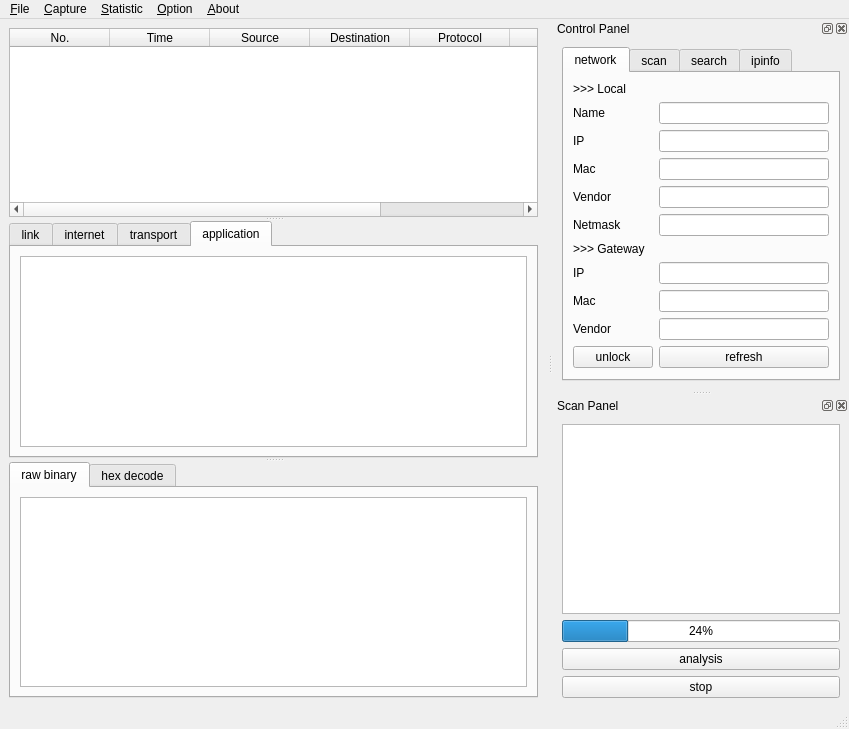
<?xml version="1.0" encoding="UTF-8"?>
<ui version="4.0">
 <class>MainWindow</class>
 <widget class="QMainWindow" name="MainWindow">
  <property name="geometry">
   <rect>
    <x>0</x>
    <y>0</y>
    <width>849</width>
    <height>729</height>
   </rect>
  </property>
  <property name="windowTitle">
   <string>MainWindow</string>
  </property>
  <widget class="QWidget" name="centralwidget">
   <layout class="QHBoxLayout" name="horizontalLayout_8">
    <item>
     <widget class="QSplitter" name="splitter">
      <property name="orientation">
       <enum>Qt::Vertical</enum>
      </property>
      <widget class="QTableWidget" name="conciseInfoTable">
       <property name="showGrid">
        <bool>false</bool>
       </property>
       <column>
        <property name="text">
         <string>No.</string>
        </property>
       </column>
       <column>
        <property name="text">
         <string>Time</string>
        </property>
       </column>
       <column>
        <property name="text">
         <string>Source</string>
        </property>
       </column>
       <column>
        <property name="text">
         <string>Destination</string>
        </property>
       </column>
       <column>
        <property name="text">
         <string>Protocol</string>
        </property>
       </column>
       <column>
        <property name="text">
         <string>Length</string>
        </property>
       </column>
       <column>
        <property name="text">
         <string>Info</string>
        </property>
       </column>
      </widget>
      <widget class="QTabWidget" name="verboseInfoTab">
       <property name="currentIndex">
        <number>3</number>
       </property>
       <widget class="QWidget" name="linkTab">
        <attribute name="title">
         <string>link</string>
        </attribute>
        <layout class="QVBoxLayout" name="verticalLayout_7">
         <item>
          <widget class="QPlainTextEdit" name="linkTextEdit"/>
         </item>
        </layout>
       </widget>
       <widget class="QWidget" name="interTab">
        <attribute name="title">
         <string>internet</string>
        </attribute>
        <layout class="QVBoxLayout" name="verticalLayout_6">
         <item>
          <widget class="QPlainTextEdit" name="interTextEdit"/>
         </item>
        </layout>
       </widget>
       <widget class="QWidget" name="transTab">
        <attribute name="title">
         <string>transport</string>
        </attribute>
        <layout class="QVBoxLayout" name="verticalLayout_5">
         <item>
          <widget class="QPlainTextEdit" name="TransTextEdit"/>
         </item>
        </layout>
       </widget>
       <widget class="QWidget" name="appTab">
        <attribute name="title">
         <string>application</string>
        </attribute>
        <layout class="QVBoxLayout" name="verticalLayout_4">
         <item>
          <widget class="QPlainTextEdit" name="appTextEdit"/>
         </item>
        </layout>
       </widget>
      </widget>
      <widget class="QTabWidget" name="decodeInfoTab">
       <property name="currentIndex">
        <number>0</number>
       </property>
       <widget class="QWidget" name="rawTab">
        <attribute name="title">
         <string>raw binary</string>
        </attribute>
        <layout class="QVBoxLayout" name="verticalLayout_8">
         <item>
          <widget class="QPlainTextEdit" name="rawTextEdit"/>
         </item>
        </layout>
       </widget>
       <widget class="QWidget" name="hexTab">
        <attribute name="title">
         <string>hex decode</string>
        </attribute>
        <layout class="QVBoxLayout" name="verticalLayout_9">
         <item>
          <widget class="QPlainTextEdit" name="hexTextEdit"/>
         </item>
        </layout>
       </widget>
      </widget>
     </widget>
    </item>
   </layout>
  </widget>
  <widget class="QMenuBar" name="menubar">
   <property name="geometry">
    <rect>
     <x>0</x>
     <y>0</y>
     <width>849</width>
     <height>26</height>
    </rect>
   </property>
   <widget class="QMenu" name="menu_File">
    <property name="title">
     <string>&amp;File</string>
    </property>
    <widget class="QMenu" name="menu_export">
     <property name="title">
      <string>&amp;export</string>
     </property>
     <widget class="QMenu" name="menuNetwork_info">
      <property name="title">
       <string>&amp;network info</string>
      </property>
      <addaction name="actionExportCSV"/>
      <addaction name="actionExportJSON"/>
      <addaction name="actionExportPlain"/>
     </widget>
     <widget class="QMenu" name="menuLAN_info">
      <property name="title">
       <string>&amp;LAN info</string>
      </property>
      <addaction name="actionLANCSV"/>
      <addaction name="actionLANJSON"/>
      <addaction name="actionLANPlain"/>
     </widget>
     <widget class="QMenu" name="menuPackets_info">
      <property name="title">
       <string>&amp;packets info</string>
      </property>
      <addaction name="actionPktCSV"/>
      <addaction name="actionPktJSON"/>
      <addaction name="actionPktPlain"/>
     </widget>
     <addaction name="menuNetwork_info"/>
     <addaction name="menuLAN_info"/>
     <addaction name="menuPackets_info"/>
    </widget>
    <addaction name="action_Save"/>
    <addaction name="action_Open"/>
    <addaction name="separator"/>
    <addaction name="menu_export"/>
    <addaction name="separator"/>
    <addaction name="action_close"/>
   </widget>
   <widget class="QMenu" name="menu_Capture">
    <property name="title">
     <string>&amp;Capture</string>
    </property>
    <addaction name="action_Start"/>
    <addaction name="separator"/>
    <addaction name="action_Stop"/>
    <addaction name="separator"/>
    <addaction name="action_Restart"/>
   </widget>
   <widget class="QMenu" name="menu_Statistic">
    <property name="title">
     <string>&amp;Statistic</string>
    </property>
    <widget class="QMenu" name="menu_protocol">
     <property name="title">
      <string>&amp;protocol</string>
     </property>
     <addaction name="action_ProBar"/>
     <addaction name="action_ProHbar"/>
     <addaction name="action_ProPie"/>
    </widget>
    <widget class="QMenu" name="menu_length">
     <property name="title">
      <string>&amp;length</string>
     </property>
     <addaction name="action_LenBar"/>
     <addaction name="action_LenHbar"/>
     <addaction name="action_LenPie"/>
    </widget>
    <widget class="QMenu" name="menu_time">
     <property name="title">
      <string>&amp;time</string>
     </property>
     <addaction name="action_TimeBar"/>
     <addaction name="action_TimeHbar"/>
     <addaction name="action_TimePie"/>
    </widget>
    <addaction name="menu_protocol"/>
    <addaction name="menu_length"/>
    <addaction name="menu_time"/>
   </widget>
   <widget class="QMenu" name="menu_Option">
    <property name="title">
     <string>&amp;Option</string>
    </property>
    <addaction name="separator"/>
    <addaction name="action_Filter"/>
    <addaction name="separator"/>
   </widget>
   <widget class="QMenu" name="menu_About">
    <property name="title">
     <string>&amp;About</string>
    </property>
    <addaction name="action_Help"/>
    <addaction name="separator"/>
    <addaction name="action_Author"/>
    <addaction name="separator"/>
    <addaction name="action_Rank"/>
   </widget>
   <addaction name="menu_File"/>
   <addaction name="menu_Capture"/>
   <addaction name="menu_Statistic"/>
   <addaction name="menu_Option"/>
   <addaction name="menu_About"/>
  </widget>
  <widget class="QStatusBar" name="statusbar"/>
  <widget class="QDockWidget" name="controlDock">
   <property name="enabled">
    <bool>true</bool>
   </property>
   <property name="floating">
    <bool>false</bool>
   </property>
   <property name="windowTitle">
    <string>Control Panel</string>
   </property>
   <attribute name="dockWidgetArea">
    <number>2</number>
   </attribute>
   <widget class="QWidget" name="controlDockContents">
    <layout class="QHBoxLayout" name="horizontalLayout_2">
     <item>
      <widget class="QTabWidget" name="controlTabManage">
       <property name="currentIndex">
        <number>0</number>
       </property>
       <property name="tabBarAutoHide">
        <bool>false</bool>
       </property>
       <widget class="QWidget" name="networkTab">
        <attribute name="title">
         <string>network</string>
        </attribute>
        <layout class="QFormLayout" name="formLayout">
         <item row="1" column="0">
          <widget class="QLabel" name="nameLabel">
           <property name="text">
            <string>Name</string>
           </property>
          </widget>
         </item>
         <item row="1" column="1">
          <widget class="QLineEdit" name="nameLineEdit"/>
         </item>
         <item row="2" column="0">
          <widget class="QLabel" name="ipLabel">
           <property name="text">
            <string>IP</string>
           </property>
          </widget>
         </item>
         <item row="2" column="1">
          <widget class="QLineEdit" name="ipLineEdit"/>
         </item>
         <item row="3" column="0">
          <widget class="QLabel" name="macLabel">
           <property name="text">
            <string>Mac</string>
           </property>
          </widget>
         </item>
         <item row="3" column="1">
          <widget class="QLineEdit" name="macLineEdit"/>
         </item>
         <item row="4" column="0">
          <widget class="QLabel" name="vendorLabel">
           <property name="text">
            <string>Vendor</string>
           </property>
          </widget>
         </item>
         <item row="4" column="1">
          <widget class="QLineEdit" name="vendorLineEdit"/>
         </item>
         <item row="5" column="0">
          <widget class="QLabel" name="netmaskLabel">
           <property name="text">
            <string>Netmask</string>
           </property>
          </widget>
         </item>
         <item row="5" column="1">
          <widget class="QLineEdit" name="netmaskLineEdit"/>
         </item>
         <item row="7" column="0">
          <widget class="QLabel" name="gwIpLabel">
           <property name="text">
            <string>IP</string>
           </property>
          </widget>
         </item>
         <item row="7" column="1">
          <widget class="QLineEdit" name="gwMacLineEdit"/>
         </item>
         <item row="10" column="0">
          <widget class="QLabel" name="gwVendorLabel">
           <property name="text">
            <string>Vendor</string>
           </property>
          </widget>
         </item>
         <item row="10" column="1">
          <widget class="QLineEdit" name="gwVendorLineEdit"/>
         </item>
         <item row="13" column="1">
          <widget class="QPushButton" name="refreshButton">
           <property name="text">
            <string>refresh</string>
           </property>
          </widget>
         </item>
         <item row="0" column="0">
          <widget class="QLabel" name="localLabel">
           <property name="text">
            <string>&gt;&gt;&gt; Local</string>
           </property>
          </widget>
         </item>
         <item row="6" column="0">
          <widget class="QLabel" name="gwLabel">
           <property name="text">
            <string>&gt;&gt;&gt; Gateway</string>
           </property>
          </widget>
         </item>
         <item row="8" column="0">
          <widget class="QLabel" name="gwMacLabel">
           <property name="text">
            <string>Mac</string>
           </property>
          </widget>
         </item>
         <item row="8" column="1">
          <widget class="QLineEdit" name="gwIpLineEdit"/>
         </item>
         <item row="13" column="0">
          <widget class="QPushButton" name="unlockButton">
           <property name="text">
            <string>unlock</string>
           </property>
          </widget>
         </item>
        </layout>
       </widget>
       <widget class="QWidget" name="scanTab">
        <attribute name="title">
         <string>scan</string>
        </attribute>
        <layout class="QVBoxLayout" name="verticalLayout_3">
         <item>
          <widget class="QLabel" name="rangeLabel">
           <property name="text">
            <string>Range</string>
           </property>
          </widget>
         </item>
         <item>
          <widget class="QLineEdit" name="rangeLineEdit"/>
         </item>
         <item>
          <widget class="QPushButton" name="rangeButton">
           <property name="text">
            <string>range scan</string>
           </property>
          </widget>
         </item>
         <item>
          <widget class="QLabel" name="maskLabel">
           <property name="text">
            <string>Mask</string>
           </property>
          </widget>
         </item>
         <item>
          <widget class="QLineEdit" name="maskLineEdit"/>
         </item>
         <item>
          <widget class="QPushButton" name="maskButton">
           <property name="text">
            <string>mask scan</string>
           </property>
          </widget>
         </item>
        </layout>
       </widget>
       <widget class="QWidget" name="searchTab">
        <attribute name="title">
         <string>search</string>
        </attribute>
        <layout class="QFormLayout" name="formLayout_4">
         <item row="0" column="0">
          <widget class="QLabel" name="searchLabel">
           <property name="text">
            <string>Search</string>
           </property>
          </widget>
         </item>
         <item row="0" column="1">
          <widget class="QLineEdit" name="searchLineEdit"/>
         </item>
         <item row="1" column="1">
          <widget class="QPushButton" name="searchButton">
           <property name="text">
            <string>search</string>
           </property>
          </widget>
         </item>
        </layout>
       </widget>
       <widget class="QWidget" name="ipinfoTab">
        <attribute name="title">
         <string>ipinfo</string>
        </attribute>
        <layout class="QFormLayout" name="formLayout_3">
         <item row="0" column="0">
          <widget class="QLabel" name="sipLabel">
           <property name="text">
            <string>search IP</string>
           </property>
          </widget>
         </item>
         <item row="0" column="1">
          <widget class="QLineEdit" name="sipLineEdit"/>
         </item>
         <item row="1" column="0" colspan="2">
          <widget class="QTextEdit" name="sipTextEdit"/>
         </item>
         <item row="2" column="0">
          <widget class="QPushButton" name="sipButton">
           <property name="text">
            <string>seach</string>
           </property>
          </widget>
         </item>
        </layout>
       </widget>
      </widget>
     </item>
    </layout>
   </widget>
  </widget>
  <widget class="QDockWidget" name="scanDock">
   <property name="windowTitle">
    <string>Scan Panel</string>
   </property>
   <attribute name="dockWidgetArea">
    <number>2</number>
   </attribute>
   <widget class="QWidget" name="scanDockContents">
    <layout class="QVBoxLayout" name="verticalLayout">
     <item>
      <widget class="QListWidget" name="nodeListWidget"/>
     </item>
     <item>
      <widget class="QProgressBar" name="scanProgressBar">
       <property name="value">
        <number>24</number>
       </property>
      </widget>
     </item>
     <item>
      <widget class="QPushButton" name="analysisPushButton">
       <property name="text">
        <string>analysis</string>
       </property>
      </widget>
     </item>
     <item>
      <widget class="QPushButton" name="stopPushButton">
       <property name="text">
        <string>stop</string>
       </property>
      </widget>
     </item>
    </layout>
   </widget>
  </widget>
  <action name="action_Save">
   <property name="text">
    <string>&amp;save</string>
   </property>
  </action>
  <action name="action_Open">
   <property name="text">
    <string>&amp;open</string>
   </property>
  </action>
  <action name="action_Export">
   <property name="text">
    <string>&amp;Export</string>
   </property>
  </action>
  <action name="actionExportCSV">
   <property name="text">
    <string>&amp;CSV</string>
   </property>
  </action>
  <action name="actionExportJSON">
   <property name="text">
    <string>&amp;JSON</string>
   </property>
  </action>
  <action name="actionExportPlain">
   <property name="text">
    <string>&amp;plain text</string>
   </property>
  </action>
  <action name="actionLANCSV">
   <property name="text">
    <string>CSV</string>
   </property>
  </action>
  <action name="actionLANJSON">
   <property name="text">
    <string>JSON</string>
   </property>
  </action>
  <action name="actionLANPlain">
   <property name="text">
    <string>plain text</string>
   </property>
  </action>
  <action name="actionPktCSV">
   <property name="text">
    <string>CSV</string>
   </property>
  </action>
  <action name="actionPktJSON">
   <property name="text">
    <string>JSON</string>
   </property>
  </action>
  <action name="actionPktPlain">
   <property name="text">
    <string>plain text</string>
   </property>
  </action>
  <action name="action_Start">
   <property name="text">
    <string>&amp;start</string>
   </property>
  </action>
  <action name="actionSto_p">
   <property name="text">
    <string>sto&amp;p</string>
   </property>
  </action>
  <action name="action_restart">
   <property name="text">
    <string>&amp;restart</string>
   </property>
  </action>
  <action name="action_ProBar">
   <property name="text">
    <string>&amp;bar</string>
   </property>
  </action>
  <action name="action_ProHbar">
   <property name="text">
    <string>&amp;hbar</string>
   </property>
  </action>
  <action name="action_ProPie">
   <property name="text">
    <string>&amp;pie</string>
   </property>
  </action>
  <action name="action_LenBar">
   <property name="text">
    <string>&amp;bar</string>
   </property>
  </action>
  <action name="action_LenHbar">
   <property name="text">
    <string>&amp;hbar</string>
   </property>
  </action>
  <action name="action_LenPie">
   <property name="text">
    <string>&amp;pie</string>
   </property>
  </action>
  <action name="action_TimeBar">
   <property name="text">
    <string>&amp;bar</string>
   </property>
  </action>
  <action name="action_TimeHbar">
   <property name="text">
    <string>&amp;hbar</string>
   </property>
  </action>
  <action name="action_TimePie">
   <property name="text">
    <string>&amp;pie</string>
   </property>
  </action>
  <action name="action_Stop">
   <property name="text">
    <string>sto&amp;p</string>
   </property>
  </action>
  <action name="action_Restart">
   <property name="text">
    <string>&amp;restart</string>
   </property>
  </action>
  <action name="action_Help">
   <property name="text">
    <string>&amp;help</string>
   </property>
  </action>
  <action name="action_Author">
   <property name="text">
    <string>&amp;author</string>
   </property>
  </action>
  <action name="action_close">
   <property name="text">
    <string>&amp;close</string>
   </property>
   <property name="shortcut">
    <string>Ctrl+Q</string>
   </property>
  </action>
  <action name="action_rank">
   <property name="text">
    <string>&amp;rank</string>
   </property>
  </action>
  <action name="action_Rank">
   <property name="text">
    <string>&amp;rank</string>
   </property>
  </action>
  <action name="action_Filter">
   <property name="text">
    <string>&amp;filter</string>
   </property>
  </action>
 </widget>
 <resources/>
 <connections/>
</ui>
